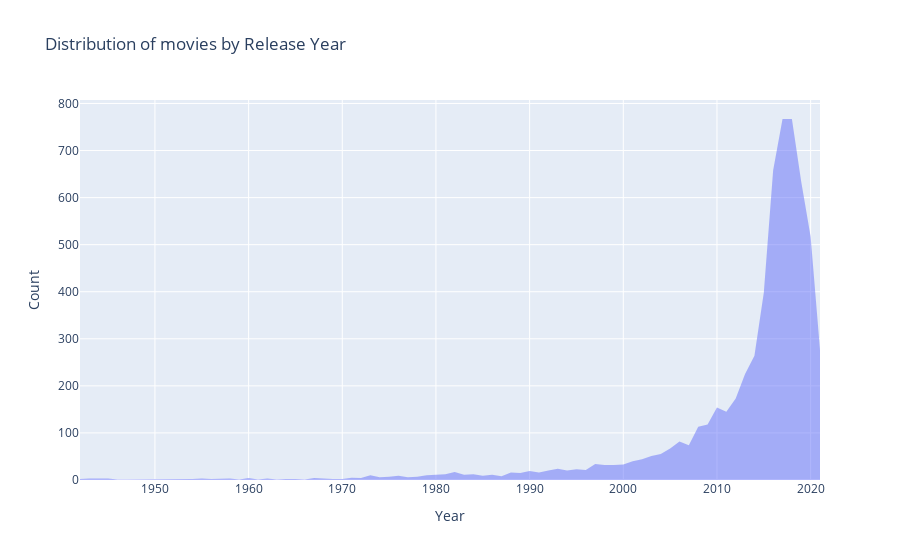

Notebook source saved alongside this figure:
### Code cell
year_counts=mv['release_year'].value_counts().sort_index() #movies in different years
fig = go.Figure()

fig.add_trace(go.Scatter(
    x=year_counts.index,
    y=year_counts.values,
    mode='none',
    fill='tozeroy',
    hovertemplate='Year: %{x}<br>Count: %{y}<extra></extra>',
    name='Count'
))

# Customize the axes labels and title
fig.update_layout(
    xaxis=dict(title='Year'),
    yaxis=dict(title='Count'),
    title='Distribution of movies by Release Year'
)
fig.show()

### Figure 1 — Plotly figure (JSON) as saved in the notebook; plotly's stock layout.template omitted (floating-point values rounded to 4 significant figures)
{"data": [{"fill": "tozeroy", "hovertemplate": "Year: %{x}<br>Count: %{y}<extra></extra>", "mode": "none", "name": "Count", "type": "scatter", "x": [1942, 1943, 1944, 1945, 1946, 1947, 1954, 1955, 1956, 1958, 1959, 1960, 1961, 1962, 1963, 1964, 1965, 1966, 1967, 1968, 1969, 1970, 1971, 1972, 1973, 1974, 1975, 1976, 1977, 1978, 1979, 1980, 1981, 1982, 1983, 1984, 1985, 1986, 1987, 1988, 1989, 1990, 1991, 1992, 1993, 1994, 1995, 1996, 1997, 1998, 1999, 2000, 2001, 2002, 2003, 2004, 2005, 2006, 2007, 2008, 2009, 2010, 2011, 2012, 2013, 2014, 2015, 2016, 2017, 2018, 2019, 2020, 2021], "y": [2, 3, 3, 3, 1, 1, 2, 3, 2, 3, 1, 4, 1, 3, 1, 2, 2, 1, 4, 3, 2, 2, 5, 4, 10, 6, 7, 9, 6, 7, 10, 11, 12, 17, 11, 12, 9, 11, 8, 16, 15, 19, 16, 20, 24, 20, 23, 21, 34, 32, 32, 33, 40, 44, 51, 55, 67, 82, 74, 113, 118, 154, 145, 173, 225, 264, 398, 658, 767, 767, 633, 517, 277]}], "layout": {"title": {"text": "Distribution of movies by Release Year"}, "xaxis": {"title": {"text": "Year"}}, "yaxis": {"title": {"text": "Count"}}}}
